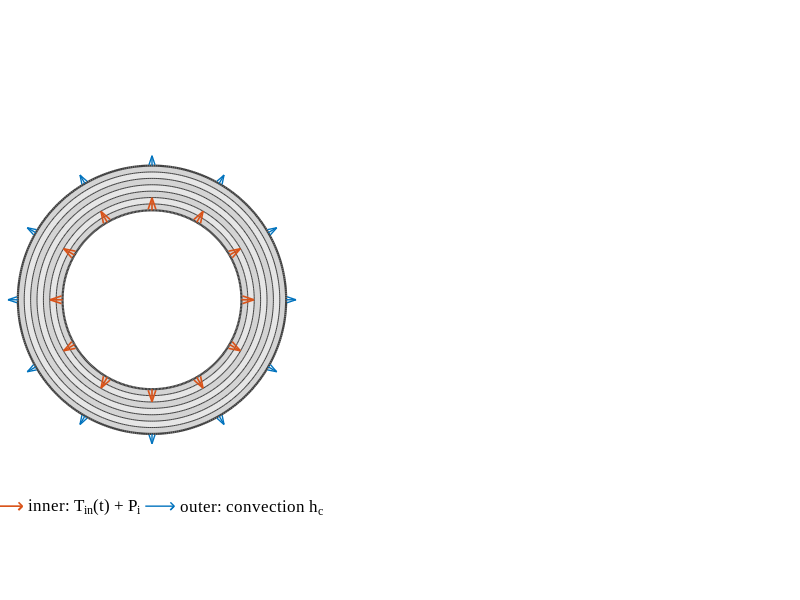

Recreate this plot in MATLAB. (Note: this script raises an error after producing the figure.)
%% geometry_schematic_R4_3.m — R4_2 + label font back to 12 pt, bottom 'insulated' just below the yellow crescent (outside the yellow), both labels a little to the left, larger legend font (author request 2026-11-02)
%  R4_3 changes (marked 'R4_3'): label font size, anchors, dxl, legend FontSize. Everything else = R4_2.
%  ----- R4_2 header follows -----
%% geometry_schematic_R4_2.m — R4_1 + 'insulated' labels centred on the middle axis of the cylinder; the bottom label sits inside the crescent (top face of the bottom insulation block)
%  R4_2 changes (marked 'R4_2'): label anchor positions only. Everything else = R4_1.
%  ----- R4_1 header follows -----
%% geometry_schematic_R4_1.m — R4 + 'insulated' labels closer to the cylinder (centred) and the two panel centres on one horizontal line (author request 2026-11-02)
%  R4_1 changes (marked 'R4_1'): label offsets reduced; left panel shifted vertically by dyAx1. Everything else = R4.
%  ----- R4 header follows -----
%% geometry_schematic_R4.m — R3 + layout changes requested by the author (2026-11-02)
%  Changes vs R3 (all marked 'R4'; geometry, loads, colours untouched; only
%  geometry_schematic_R4_3.png/.fig is written -- the standalone 3D cutaway is not redrawn):
%    * right panel: the two words 'insulated' moved above the top end and below the bottom
%      end, horizontally centred on the cylinder axis;
%    * right panel: R_i and R_o removed; they are shown on the left (cross-section) panel as
%      radial dimension arrows from the centre;
%    * right panel: the wall thickness h is shown on the LEFT wall at the bottom, beside the
%      length L (dimension below the bottom insulation block, on the theta = pi cut face);
%    * right panel: the coordinate triad is rotated about z (outward) and theta is drawn as an
%      arc with an arrow head (as in the left panel) instead of a straight arrow.
%  ----- R3 header follows -----
%% geometry_schematic_R3.m — R2 + coordinate systems (r, theta, z) in the geometry figures
%  R3 (2026-10-29, author request Prom 6): "in the two figures that introduce the cylinder
%  geometry (axial-section figure and cross-section figure) a coordinate system must be added".
%  Changes vs R2 (all marked 'R3'; geometry, loads and colours untouched):
%    * cross-section panel (a): triad at the bore centre -- radial axis r, circumferential
%      direction theta (arc with arrow), axial direction z shown as the out-of-plane symbol;
%    * axial cutaway (panel (b) and the standalone 3D cutaway): the lone z arrow is replaced by
%      a full right-handed triad r, theta, z drawn at the theta = 0 cut plane;
%    * outputs: geometry_schematic_R3.png/.fig and geometry_3D_cutaway_R2.png/.fig
%      (R2/R1 figures stay frozen).
%  ----- R2 header follows -----
%% geometry_schematic_R2.m — geometry schematic with an axially cut half-cylinder (3D)
%  R2 (2026-10-12, author request) revises the geometry schematic that
%  ch123_figs_R10.m draws (geometry_schematic.png: (a) annular cross-section,
%  (b) r-z graph):
%    * the RIGHT-HAND GRAPH (the r-z axes plot) is DELETED;
%    * in its place, an axially cut HALF CYLINDER in 3D showing
%        - the 7 layers on the cut faces and on the top face,
%        - the INNER loading (internal pressure P_i + thermal load T_in(t)),
%        - the OUTER convection h_c,
%        - the TOP and BOTTOM ends THERMALLY INSULATED (shown as insulation
%          blocks, labelled).
%    The cross-section panel (a) and its legend are unchanged.
%  Output: figures_ch123/geometry_schematic_R2.png (+ .fig). R1 and
%  ch123_figs_R10.m (which keeps writing the old geometry_schematic.png) are frozen.
%
%  Second output (author request: "draw something like" the 3D cylinder
%  drawings in Heydarpour's papers, e.g. Thin-Walled Struct. 155 (2020) 106914
%  Fig. 1a): figures_ch123/geometry_3D_cutaway_R1.png — the same cylinder with a
%  135-degree wedge removed, layers in a blue scale, loads and insulated ends.
%  All figure text in English, Times New Roman (as in the other ch1-3 schematics).
clearvars; clc; close all;
outdir = 'C:/Users/InfosaicUser/Desktop/MSc/Lord-Shulman-theory-thermoelastic-cylinder/claude/figures_ch123';
if ~exist(outdir,'dir'), mkdir(outdir); end
try
    set(groot,'defaultAxesFontName','Times New Roman');
    set(groot,'defaultTextFontName','Times New Roman');
    set(groot,'defaultLegendFontName','Times New Roman');
catch
end
CO = {[0 0.447 0.741],[0.850 0.325 0.098]};          % chapter colours: outer = blue, inner = orange
Ri = 1.0; Ro = 1.5; L = 2.1; NL = 7;
Rb = Ri + (0:NL)*((Ro-Ri)/NL);                       % 8 interface radii
G.Ri = Ri; G.Ro = Ro; G.L = L; G.NL = NL; G.Rb = Rb; G.tI = 0.16;   % tI = insulation block thickness
az = -25; el = 22;                                   % camera: from the front, slightly right and above

%% ================= FIGURE 1: cross-section (a) + half cylinder (b) =================
fig = figure('Units','inches','Position',[1 1 12 6],'Color','w','Renderer','opengl');

% ---------- (a) annular cross-section: unchanged from ch123_figs_R10 ----------
dyAx1 = 0.0296;   % R4_1: vertical shift of the left panel so both figure centres lie on one horizontal line
ax1 = axes('Parent',fig,'Position',[0.01 0.08-dyAx1 0.36 0.90]); hold(ax1,'on'); axis(ax1,'equal'); axis(ax1,'off');
th = linspace(0,2*pi,400);
for k = 1:NL
    ro = Rb(k+1); ri = Rb(k); sh = 0.90 - 0.07*mod(k,2);
    patch(ax1,[ro*cos(th) ri*cos(fliplr(th))],[ro*sin(th) ri*sin(fliplr(th))],[sh sh sh],'EdgeColor','none');
end
for k = 1:NL+1
    lw = 0.5; if k==1||k==NL+1, lw = 1.6; end
    plot(ax1,Rb(k)*cos(th),Rb(k)*sin(th),'-','Color',[0.25 0.25 0.25],'LineWidth',lw);
end
na = 12; ang = linspace(0,2*pi,na+1); ang(end) = [];
qi = quiver(ax1,Ri*cos(ang),Ri*sin(ang),0.14*cos(ang),0.14*sin(ang),0,'Color',CO{2},'LineWidth',1.2,'MaxHeadSize',0.55,'DisplayName','inner: T_{in}(t) + P_i');
qo = quiver(ax1,Ro*cos(ang),Ro*sin(ang),0.11*cos(ang),0.11*sin(ang),0,'Color',CO{1},'LineWidth',1.0,'MaxHeadSize',0.55,'DisplayName','outer: convection h_c');
lg = legend(ax1,[qi(1) qo(1)],'Location','southoutside','Orientation','horizontal','FontSize',12,'Box','off','AutoUpdate','off');   % R3: AutoUpdate off, else the triad objects added below enter the legend
lg.Units = 'normalized'; lg.Position(2) = 0.15;   % R4_1: legend placed just under the (shifted) left panel
xlim(ax1,[-(Ro+0.55) Ro+0.55]); ylim(ax1,[-(Ro+0.5) Ro+0.5]);
% R3: coordinate system of the cross-section: r (radial), theta (circumferential), z (out of the page)
tri_r = 0.55; tri_a = 0.33;
quiver(ax1,0,0,tri_r,0,0,'Color','k','LineWidth',1.3,'MaxHeadSize',0.6);          % r axis
text(ax1,tri_r+0.07,0.0,'r','FontSize',14,'FontAngle','italic','HorizontalAlignment','left','VerticalAlignment','middle');
ta = linspace(deg2rad(8),deg2rad(80),40);
plot(ax1,tri_a*cos(ta),tri_a*sin(ta),'k-','LineWidth',1.3);                         % theta arc
% arrow head at the arc end: filled triangle along the counter-clockwise tangent
Ee = tri_a*[cos(ta(end)) sin(ta(end))]; tg = [-sin(ta(end)) cos(ta(end))]; nn = [cos(ta(end)) sin(ta(end))];
hl = 0.10; hw = 0.045;
patch(ax1,[Ee(1)+hl*tg(1), Ee(1)+hw*nn(1), Ee(1)-hw*nn(1)],[Ee(2)+hl*tg(2), Ee(2)+hw*nn(2), Ee(2)-hw*nn(2)],'k','EdgeColor','k');
text(ax1,0.45*cos(deg2rad(58)),0.45*sin(deg2rad(58)),'\theta','FontSize',14,'HorizontalAlignment','left','VerticalAlignment','bottom');
plot(ax1,0,0,'ko','MarkerSize',9,'LineWidth',1.2); plot(ax1,0,0,'k.','MarkerSize',9);   % z out of the page
text(ax1,0.03,-0.13,'z','FontSize',14,'FontAngle','italic','HorizontalAlignment','center','VerticalAlignment','top');   % R4: moved below the symbol (clear of the R_o line)
% R4: radii R_i and R_o as radial dimension arrows from the centre (moved here from the right panel)
ai = deg2rad(145); ao = deg2rad(215);
quiver(ax1,0,0,Ri*cos(ai),Ri*sin(ai),0,'Color','k','LineWidth',1.0,'MaxHeadSize',0.10);
quiver(ax1,0,0,Ro*cos(ao),Ro*sin(ao),0,'Color','k','LineWidth',1.0,'MaxHeadSize',0.07);
text(ax1,0.52*cos(ai),0.52*sin(ai)+0.05,'R_i','FontSize',14,'HorizontalAlignment','center','VerticalAlignment','bottom');
text(ax1,(Ro+0.10)*cos(ao),(Ro+0.10)*sin(ao),'R_o','FontSize',14,'HorizontalAlignment','right','VerticalAlignment','top');

% ---------- (b) axially cut half cylinder, 3D ----------
ax2 = axes('Parent',fig,'Position',[0.27 0.0 0.71 1.0]);
draw_cyl3d(ax2, pi, 'gray', CO, G, az, el, true);

exportgraphics(fig,fullfile(outdir,'geometry_schematic_R4_3.png'),'Resolution',300,'Padding',30);   % R4: was _R3; R4_1: padding so the top label is not at the edge
savefig(fig,fullfile(outdir,'geometry_schematic_R4_3.fig'));
close(fig); fprintf('done: geometry_schematic_R4_3.png\n');
% R4: FIGURE 2 (standalone 3D cutaway) removed from this script; geometry_3D_cutaway_R2 stays as is

%% ============================ helpers ============================
function draw_cyl3d(ax, thMax, palette, CO, G, az, el, withDims)
    hold(ax,'on');
    Ri = G.Ri; Ro = G.Ro; L = G.L; NL = G.NL; Rb = G.Rb; tI = G.tI;
    edge = [0.25 0.25 0.25];
    % layer colours: alternating greys (as in the 2D panel) or a light->dark blue scale
    for k = 1:NL
        if strcmp(palette,'gray')
            lay{k} = (0.90 - 0.07*mod(k,2))*[1 1 1]; %#ok<AGROW>
        else
            t = (k-1)/(NL-1);
            lay{k} = [0.80 0.89 0.99]*(1-t) + [0.10 0.27 0.60]*t; %#ok<AGROW>
        end
    end
    if strcmp(palette,'gray'), cIn = [0.93 0.93 0.95]; cOut = [0.80 0.80 0.80];
    else,                      cIn = [0.82 0.90 0.98]; cOut = [0.66 0.79 0.95]; end
    cIns = [1.00 0.93 0.62];                                  % insulation blocks
    th = linspace(0,thMax,120);

    % ---- curved surfaces (inner + outer), light-dependent shading ----
    [T,Z] = meshgrid(th,[0 L]);
    surf_shaded(ax,Ri*cos(T),Ri*sin(T),Z,T,cIn);
    surf_shaded(ax,Ro*cos(T),Ro*sin(T),Z,T,cOut);

    % ---- cut faces (theta = 0 and theta = thMax): the 7 layers ----
    for k = 1:NL
        for tc = [0 thMax]
            patch(ax,[Rb(k) Rb(k+1) Rb(k+1) Rb(k)]*cos(tc),[Rb(k) Rb(k+1) Rb(k+1) Rb(k)]*sin(tc), ...
                  [0 0 L L],lay{k},'EdgeColor',edge,'LineWidth',0.4);
        end
        % ---- top face z = L: annular sector of layer k ----
        sector(ax,L,Rb(k),Rb(k+1),0,thMax,lay{k},edge);
    end

    % ---- insulation blocks at the top and bottom ends ----
    for zc = [-tI, L]
        ins_block(ax,zc,zc+tI,Ri,Ro,thMax,cIns,edge);
    end

    % ---- inner loading: arrows from the bore onto the inner surface (P_i + T_in) ----
    if thMax > pi, thI = deg2rad([40 65 90 110]); else, thI = deg2rad([45 80 115 150]); end
    zr = [0.25 0.50 0.75]*L;
    for a = thI
        for z = zr
            quiver3(ax,(Ri-0.34)*cos(a),(Ri-0.34)*sin(a),z,0.30*cos(a),0.30*sin(a),0,0, ...
                    'Color',CO{2},'LineWidth',1.8,'MaxHeadSize',0.9);
        end
    end
    % ---- outer convection: arrows leaving the outer surface where it faces the camera ----
    if thMax > pi, thO = deg2rad([4 16 198 212]); else, thO = deg2rad([4 12 20]); end
    for a = thO
        for z = zr
            quiver3(ax,Ro*cos(a),Ro*sin(a),z,0.36*cos(a),0.36*sin(a),0,0, ...
                    'Color',CO{1},'LineWidth',1.8,'MaxHeadSize',0.9);
        end
    end

    % ---- annotations ----
    % R4: 'insulated' above the top end and below the bottom end, centred on the cylinder axis
    dxl = -0.19;   % R4_3: was -0.068 (centred), now a little to the left; R4_2: screen-horizontal shift of both labels (data units along the screen x direction) to centre them on the cylinder
    ex = dxl*[cos(deg2rad(-25)) sin(deg2rad(-25))];
    text(ax,0.63+ex(1),1.36+ex(2),L+tI+0.05,'insulated','FontSize',12,'HorizontalAlignment','center', ...
         'VerticalAlignment','bottom');
    text(ax,(Ri-0.25)*cosd(65)+ex(1),(Ri-0.25)*sind(65)+ex(2),-tI+0.05,'insulated','FontSize',12,'HorizontalAlignment','center', ...   % R4_3: just below the crescent (outside the yellow), top-aligned   % R4_2: inside the crescent = inner face of the bottom insulation block
         'VerticalAlignment','top');
    % z axis arrow and length dimension
    xa = -Ro-0.45;
    plot3(ax,[xa xa],[0 0],[0 L],'k-','LineWidth',1.0);
    plot3(ax,[xa-0.05 xa+0.05],[0 0],[0 0],'k-','LineWidth',1.0);
    plot3(ax,[xa-0.05 xa+0.05],[0 0],[L L],'k-','LineWidth',1.0);
    text(ax,xa-0.08,0,L/2,'L','FontSize',14,'FontAngle','italic','HorizontalAlignment','right');
    % R3: full coordinate triad (r, theta, z) at the theta = 0 cut plane, clear of the cylinder
    xz = Ro+0.85; z0 = 0.35; Lt = 0.62;
    % R4: triad rotated about z by phT (outward); theta shown as an arc with an arrow head
    phT = deg2rad(-55);
    er = [cos(phT) sin(phT) 0];
    quiver3(ax,xz,0,z0,0,0,0.75,0,'Color','k','LineWidth',1.3,'MaxHeadSize',0.8);   % z (axial)
    text(ax,xz,0,z0+0.75+0.12,'z','FontSize',14,'FontAngle','italic','HorizontalAlignment','center');
    quiver3(ax,xz,0,z0,Lt*er(1),Lt*er(2),0,0,'Color','k','LineWidth',1.3,'MaxHeadSize',0.8);      % r (radial)
    text(ax,xz+(Lt+0.07)*er(1),(Lt+0.07)*er(2),z0,'r','FontSize',14,'FontAngle','italic','HorizontalAlignment','left');
    ra = 0.42; tt = linspace(deg2rad(12),deg2rad(85),40);                                       % theta arc (r -> theta)
    plot3(ax,xz+ra*cos(phT+tt),ra*sin(phT+tt),z0*ones(size(tt)),'k-','LineWidth',1.3);
    qe = [xz+ra*cos(phT+tt(end)), ra*sin(phT+tt(end))]; qd = [-sin(phT+tt(end)), cos(phT+tt(end))];
    nr = [cos(phT+tt(end)) sin(phT+tt(end))]; hl = 0.13; hw = 0.055;   % filled triangular arrow head at the arc end (as in the left panel)
    patch(ax,[qe(1)+hl*qd(1), qe(1)+hw*nr(1), qe(1)-hw*nr(1)],[qe(2)+hl*qd(2), qe(2)+hw*nr(2), qe(2)-hw*nr(2)],z0*ones(1,3),'k','EdgeColor','k');
    ta = phT+deg2rad(50);
    text(ax,xz+(ra+0.10)*cos(ta),(ra+0.10)*sin(ta),z0,'\theta','FontSize',14,'HorizontalAlignment','left');
    plot3(ax,xz,0,z0,'k.','MarkerSize',10);
    if withDims
        % R4: only the thickness h, on the LEFT wall (theta = pi cut face) at the bottom, beside L
        zd = -tI-0.30;
        plot3(ax,[-Ri -Ri],[0 0],[-tI zd-0.05],':','Color',[0.3 0.3 0.3],'LineWidth',0.8);
        plot3(ax,[-Ro -Ro],[0 0],[-tI zd-0.05],':','Color',[0.3 0.3 0.3],'LineWidth',0.8);
        quiver3(ax,-Ro,0,zd,Ro-Ri,0,0,0,'Color','k','LineWidth',1.0,'MaxHeadSize',0.5);
        quiver3(ax,-Ri,0,zd,-(Ro-Ri),0,0,0,'Color','k','LineWidth',1.0,'MaxHeadSize',0.5);
        text(ax,-(Ri+Ro)/2,0,zd-0.14,'h','FontSize',14,'FontAngle','italic','HorizontalAlignment','center');
    end

    axis(ax,'equal'); axis(ax,'off');
    view(ax,az,el); camproj(ax,'orthographic');
    xlim(ax,[-Ro-0.60 Ro+1.55]); ylim(ax,[-Ro-0.3 Ro+0.55]); zlim(ax,[-0.95 L+1.05]);   % R3: room for the triad (was Ro+1.40 / Ro+0.3)
end

function surf_shaded(ax,X,Y,Z,T,col)
    s = 0.78 + 0.22*cos(T - pi/4);                     % simple directional shading
    C = cat(3, min(col(1)*s,1), min(col(2)*s,1), min(col(3)*s,1));
    surf(ax,X,Y,Z,C,'EdgeColor','none','FaceColor','interp');
end

function sector(ax,z,r1,r2,t0,t1,col,edge)
    t = linspace(t0,t1,80);
    X = [r2*cos(t) r1*cos(fliplr(t))]; Y = [r2*sin(t) r1*sin(fliplr(t))];
    patch(ax,X,Y,z*ones(size(X)),col,'EdgeColor',edge,'LineWidth',0.4);
end

function ins_block(ax,z0,z1,r1,r2,thMax,col,edge)
    t = linspace(0,thMax,100);
    sector(ax,z1,r1,r2,0,thMax,col,edge);               % outer face of the block
    sector(ax,z0,r1,r2,0,thMax,col,edge);
    [T,Z] = meshgrid(t,[z0 z1]);
    surface(ax,r2*cos(T),r2*sin(T),Z,'FaceColor',col,'EdgeColor','none');
    surface(ax,r1*cos(T),r1*sin(T),Z,'FaceColor',col*0.97,'EdgeColor','none');
    for tc = [0 thMax]
        patch(ax,[r1 r2 r2 r1]*cos(tc),[r1 r2 r2 r1]*sin(tc),[z0 z0 z1 z1],col,'EdgeColor',edge,'LineWidth',0.5);
    end
end
